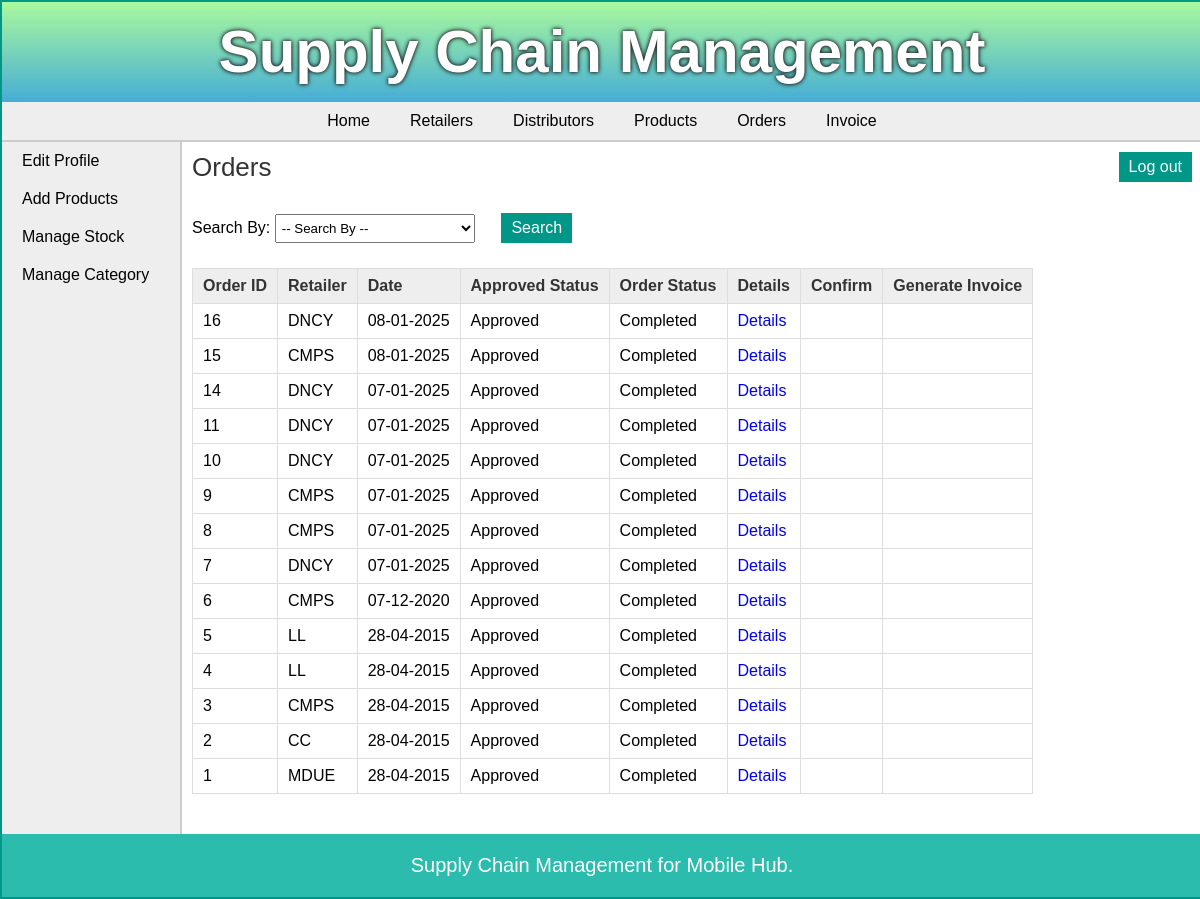
/manufacturer/view_orders.php (signed in), run on the app's committed database.
### tables this page shows
CREATE TABLE `orders` (
  `order_id` int(11) NOT NULL,
  `date` date NOT NULL,
  `retailer_id` int(11) NOT NULL,
  `approved` tinyint(1) NOT NULL,
  `status` tinyint(1) NOT NULL,
  `total_amount` int(10) NOT NULL
);

CREATE TABLE `area` (
  `area_id` int(11) NOT NULL,
  `area_name` varchar(50) NOT NULL,
  `area_code` varchar(10) NOT NULL
);

### manufacturer/view_orders.php (the view, shortened to what this page needs)
<?php
	require("../includes/config.php");
		if(isset($_SESSION['manufacturer_login'])) {
			$error = "";
			if($_SERVER['REQUEST_METHOD'] == "POST") {
				if(isset($_POST['cmbFilter'])) {
					if(!empty($_POST['txtId'])) {
						$result = validate_number($_POST['txtId']);
						if($result == 1) {
							$order_id = $_POST['txtId'];
							$query_selectOrder = "SELECT * FROM orders,retailer,area WHERE orders.retailer_id=retailer.retailer_id AND retailer.area_id=area.area_id AND order_id='$order_id'";
							$result_selectOrder = mysqli_query($con,$query_selectOrder);
							$row_selectOrder = mysqli_fetch_array($result_selectOrder);
							if(empty($row_selectOrder)){
							   $error = "* No order was found with this ID";
							}
							else {
								mysqli_data_seek($result_selectOrder,0);
							}
						}
						else {
							$error = "* Invalid ID";
						}
					}
					else if(!empty($_POST['cmbRetailer'])) {
						$retailer_id = $_POST['cmbRetailer'];
						$query_selectOrder = "SELECT * FROM orders,retailer,area WHERE orders.retailer_id=retailer.retailer_id AND retailer.area_id=area.area_id AND orders.retailer_id='$retailer_id' ORDER BY approved,status,order_id DESC";
						$result_selectOrder = mysqli_query($con,$query_selectOrder);
						$row_selectOrder = mysqli_fetch_array($result_selectOrder);
						if(empty($row_selectOrder)){
						   $error = "* No order was found of the selected Retailer";
						}
						else {
							mysqli_data_seek($result_selectOrder,0);
						}
					}
					else if(!empty($_POST['txtDate'])) {
						$date = $_POST['txtDate'];
						$query_selectOrder = "SELECT * FROM orders,retailer,area WHERE orders.retailer_id=retailer.retailer_id AND retailer.area_id=area.area_id AND date='$date'";
						$result_selectOrder = mysqli_query($con,$query_selectOrder);
						$row_selectOrder = mysqli_fetch_array($result_selectOrder);
						if(empty($row_selectOrder)){
						   $error = "* No order was found with the selected Date";
						}
						else {
							mysqli_data_seek($result_selectOrder,0);
						}
					}
					else if(!empty($_POST['cmbStatus'])) {
						if($_POST['cmbStatus'] == "zero") {
							$status = 0;
						}
						else {
							$status = $_POST['cmbStatus'];
						}
						$query_selectOrder = "SELECT * FROM orders,retailer,area WHERE orders.retailer_id=retailer.retailer_id AND retailer.area_id=area.area_id AND status='$status' ORDER BY approved,order_id DESC";
						$result_selectOrder = mysqli_query($con,$query_selectOrder);
						$row_selectOrder = mysqli_fetch_array($result_selectOrder);
						if(empty($row_selectOrder)){
						   $error = "* No order was found";
						}
						else {
							mysqli_data_seek($result_selectOrder,0);
						}
					}
					else if(!empty($_POST['cmbApproved'])) {
						if($_POST['cmbStatus'] == "zero") {
							$approved = 0;
						}
						else {
							$approved = $_POST['cmbApproved'];
						}
						$query_selectOrder = "SELECT * FROM orders,retailer,area WHERE orders.retailer_id=retailer.retailer_id AND retailer.area_id=area.area_id AND approved='$approved' ORDER BY order_id DESC";
						$result_selectOrder = mysqli_query($con,$query_selectOrder);
						$row_selectOrder = mysqli_fetch_array($result_selectOrder);
						if(empty($row_selectOrder)){
						   $error = "* No order was found";
						}
						else {
							mysqli_data_seek($result_selectOrder,0);
						}
					}
					else {
						$error = "* Please enter the data to search for.";
					}
				}
				else {
					$error = "Please choose an option to search for.";
				}
			}
			else {
				$query_selectOrder = "SELECT * FROM orders,retailer,area WHERE orders.retailer_id=retailer.retailer_id AND retailer.area_id=area.area_id ORDER BY approved,status,order_id DESC;";
				$result_selectOrder = mysqli_query($con,$query_selectOrder);
			}
		}
		else {
			header('Location:../index.php');
		}
?>
<!DOCTYPE html>
<html>
<head>
	<link rel="stylesheet" href="../includes/main_style.css" >
	<link rel="stylesheet" href="css/smoothness/jquery-ui.css">
</head>
<body>
	<?php
		include("../includes/header.inc.php");
		include("../includes/nav_manufacturer.inc.php");
		include("../includes/aside_manufacturer.inc.php");
	?>
	<section>
		<h1>Orders</h1>
		<form action="" method="POST" class="form">
			Search By:
			<div class="input-box">
			<select name="cmbFilter" id="cmbFilter">
			<option value="" disabled selected>-- Search By --</option>
			</select>
			</div>
			<input type="submit" class="submit_button" value="Search" /> <span class="error_message"> <?php echo $error; ?> </span>
		</form>
		<form action="" method="POST" class="form">
		<table class="table_displayData" style="margin-top:20px;">
			<tr>
				<th> Order ID </th>
				<th> Retailer </th>
				<th> Date </th>
				<th> Approved Status </th>
				<th> Order Status </th>
				<th> Details </th>
				<th> Confirm </th>
				<th> Generate Invoice </th>
			</tr>
			<?php $i=1; while($row_selectOrder = mysqli_fetch_array($result_selectOrder)) { ?>
			<tr>
				<td> <?php echo $row_selectOrder['order_id']; ?> </td>
				<td> <?php echo $row_selectOrder['area_code']; ?> </td>
				<td> <?php echo date("d-m-Y",strtotime($row_selectOrder['date'])); ?> </td>
				<td>
					<?php
						if($row_selectOrder['approved'] == 0) {
							echo "Not Approved";
						}
						else {
							echo "Approved";
						}
					?>
				</td>
				<td>
					<?php
						if($row_selectOrder['status'] == 0) {
							echo "Pending";
						}
						else {
							echo "Completed";
						}
					?>
				</td>
				<td> <a href="view_order_items.php?id=<?php echo $row_selectOrder['order_id']; ?>">Details</a> </td>
				<td>
				</td>
				<td>
				</td>
			</tr>
			<?php $i++; } ?>
		</table>
		</form>
	</section>
	<?php
		include("../includes/footer.inc.php");
	?>
</body>
</html>

### includes/main_style.css (style rules this page uses)
* { font-family: arial,sans-serif; margin:0px; padding:0px; }
body { width:1200px; margin:auto; border:2px solid #009688; }
a { text-decoration:none; }
.input-box { display:inline-block; margin:5px 0px; }
.input-box select { padding:5px 2px; width:200px; margin:auto; }
.submit_button { font-size:16px; margin-top:20px; margin-right:20px; padding:6px 10px; background-color:#009688; border:none; color:white; }
section { width:1000px; padding:10px; padding-bottom:40px; }
section h1 { margin-bottom:10px; font-weight:normal; color:#333; font-size: 26px; }
table { border-collapse: collapse; }
.table_displayData td, .table_displayData th { border:1px solid #ddd; padding: 8px 10px; text-align: left; }
.table_displayData th { background-color:#eee; color:#333; }

### data on the page
orders: order_id "16", area.area_code "DNCY", date "08-01-2025", approved "Approved", status "Completed"
orders: order_id "15", area.area_code "CMPS", date "08-01-2025", approved "Approved", status "Completed"
orders: order_id "14", area.area_code "DNCY", date "07-01-2025", approved "Approved", status "Completed"
orders: order_id "11", area.area_code "DNCY", date "07-01-2025", approved "Approved", status "Completed"
orders: order_id "10", area.area_code "DNCY", date "07-01-2025", approved "Approved", status "Completed"
orders: order_id "9", area.area_code "CMPS", date "07-01-2025", approved "Approved", status "Completed"
orders: order_id "8", area.area_code "CMPS", date "07-01-2025", approved "Approved", status "Completed"
orders: order_id "7", area.area_code "DNCY", date "07-01-2025", approved "Approved", status "Completed"
orders: order_id "6", area.area_code "CMPS", date "07-12-2020", approved "Approved", status "Completed"
orders: order_id "5", area.area_code "LL", date "28-04-2015", approved "Approved", status "Completed"
orders: order_id "4", area.area_code "LL", date "28-04-2015", approved "Approved", status "Completed"
orders: order_id "3", area.area_code "CMPS", date "28-04-2015", approved "Approved", status "Completed"
orders: order_id "2", area.area_code "CC", date "28-04-2015", approved "Approved", status "Completed"
orders: order_id "1", area.area_code "MDUE", date "28-04-2015", approved "Approved", status "Completed"
